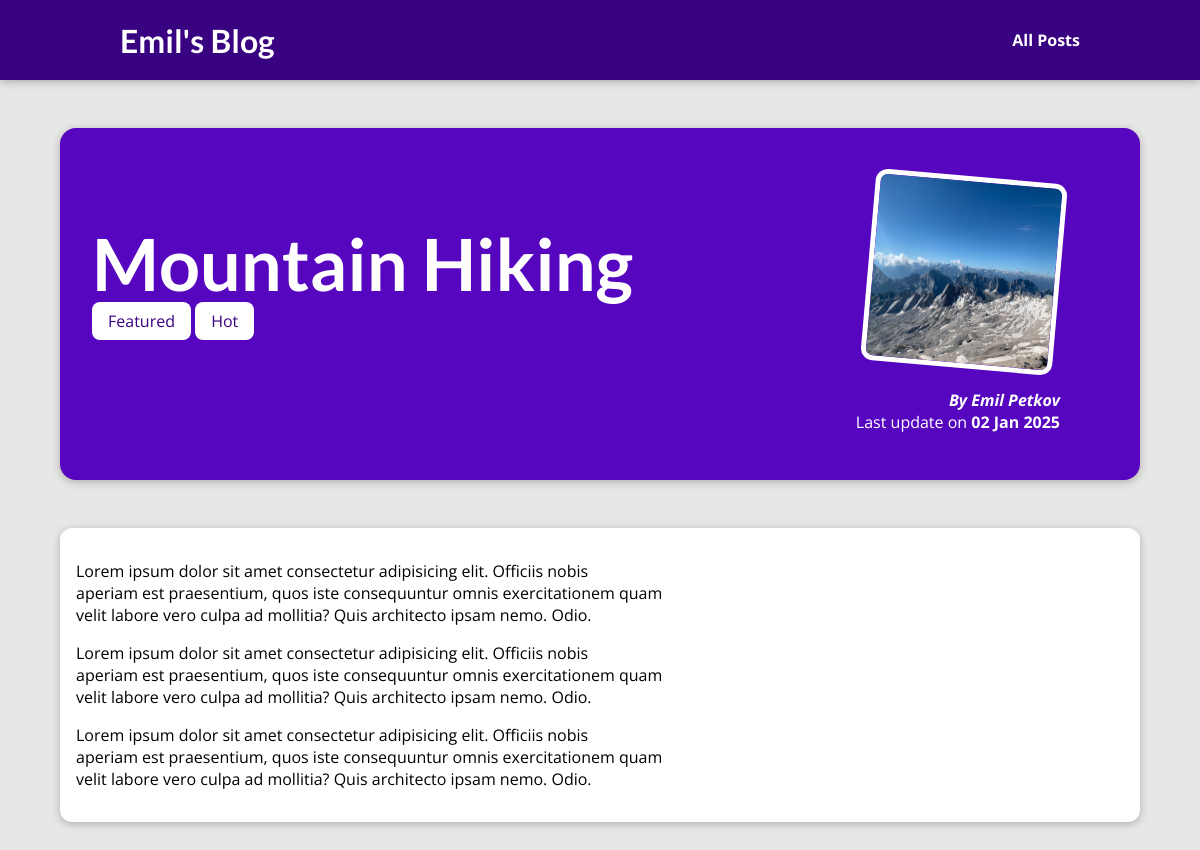
Screenshot of /post/hike-in-the-mountains with the database file from the repository.
### my_site/blog/models.py (models this page shows, shortened)
class Post(models.Model):
    title = models.CharField(max_length=100)
    excerpt = models.TextField(max_length=150)
    image_name = models.CharField(max_length=50)
    date = models.DateField(auto_now=True)
    slug = models.SlugField(unique=True)
    content = models.TextField(validators=[MinLengthValidator(10)])
    author = models.ForeignKey(
        Author, on_delete=models.SET_NULL, null=True, related_name='posts')
    tag = models.ManyToManyField(Tag)

class Tag(models.Model):
    caption = models.CharField(max_length=20)

class Author(models.Model):
    first_name = models.CharField(max_length=50)
    last_name = models.CharField(max_length=50)
    email = models.EmailField(unique=True)
    def full_name(self):
        return f'{self.first_name} {self.last_name}'
    def __str__(self):
        return self.full_name()

### my_site/blog/views.py (the view)
# urls.py: path('post/<slug:slug>', views.post_detail, name='post-detail-page'),
def post_detail(request, slug):
    identified_post = get_object_or_404(Post, slug=slug)
    return render(request, 'blog/post-detail.html', {
        'post': identified_post,
        'post_tag': identified_post.tag.all()
    })

### my_site/blog/templates/blog/post-detail.html (shortened to what this page needs)
{% extends "base.html" %}
{% load static %}
{% block css_files %}
    <link rel="stylesheet" href="{% static 'blog/post-detail.css' %}">
{% endblock  %}
{% block content %}
    <section id='summary'>
        <h2>{{ post.title }}</h2>
        <div>
            {% for tag in post_tag %}
                <span class='tag'>{{ tag.caption }}</span>
            {% endfor %}
        </div>
        <article>
            <img src="{% static 'blog/images/'|add:post.image_name %}" alt="Post Title" />
            <address>By <a href="mailto:{{ post.author.email }}">{{ post.author|title }}</a></address>
            <div>
                Last update on <time>{{ post.date|date:'d M Y' }}</time>
            </div>
        </article>
    </section>
    <main>
       {{ post.content|linebreaks }}
    </main>
{% endblock %}

### templates/base.html (shortened to what this page needs)
{% load static %}
<!DOCTYPE html>
<html lang="en">
  <head>
    <link rel="stylesheet" href="{% static 'app.css' %}" />
    {% block css_files %}{% endblock %}
  </head>
  <body>
    <header id="main-navigation">
      <h1><a href="{% url "starting-page" %}">Emil's Blog</a></h1>
      <nav>
        <a href="{% url "posts-page" %}">All Posts</a>
      </nav>
    </header>
    {% block content %} {% endblock %}
  </body>
</html>

### static/app.css (style rules this page uses)
* { box-sizing: border-box; }
html { font-family: 'Open Sans', 'Lato', sans-serif; }
body { margin: 0; }
h1, h2, h3 { font-family: 'Lato', sans-serif; font-weight: bold; }
#main-navigation { width: 100%; height: 5rem; display: flex; justify-content: space-between; align-items: center; padding: 0 10%; position: absolute; top: 0; left: 0; }
#main-navigation a { text-decoration: none; color: white; font-weight: bold; }

### my_site/blog/static/blog/post-detail.css (style rules this page uses)
body { background-color: #e7e7e7; }
#main-navigation { background-color: #390281; box-shadow: 0 2px 8px rgba(0, 0, 0, 0.25); }
#summary { margin: 8rem auto 3rem auto; padding: 2rem; width: 90%; max-width: 90rem; border-radius: 16px; background-color: #5706c0; position: relative; box-shadow: 0 2px 8px rgba(0, 0, 0, 0.25); height: 22rem; }
#summary h2 { color: white; font-size: 4.5rem; margin-bottom: 0.25rem; }
#summary article { position: absolute; top: 2rem; right: 3rem; padding: 1rem 2rem; border-radius: 12px; text-align: right; color: white; }
#summary article img { width: 12rem; height: 12rem; border-radius: 12px; transform: rotateZ(5deg); border: 5px solid white; margin-bottom: 1rem; }
#summary address { font-weight: bold; }
#summary a { color: white; text-decoration: none; }
#summary time { font-weight: bold; }
main { width: 90%; max-width: 90rem; margin: 3rem auto; background-color: white; padding: 1rem; border-radius: 12px; box-shadow: 0 2px 8px rgba(0, 0, 0, 0.25); }
.tag { background-color: white; color: #390281; padding: 0.5rem 1rem; border-radius: 8px; }

### rows the page displays
Post: title "Mountain Hiking", image_name (picture), author "Emil Petkov", date "02 Jan 2025", content "Lorem ipsum dolor sit amet consectetur adipisicing elit. Officiis nobis aperiam est praesentium, quos iste consequuntur omnis exercitationem quam velit labore vero culpa ad mollitia? Quis architecto ipsam nemo. Odio. Lorem ipsum dolor sit amet consectetur adipisicing elit. Officiis nobis aperiam est praesentium, quos iste consequuntur omnis exercitationem quam velit labore vero culpa ad mollitia? Quis architecto ipsam nemo. Odio. Lorem ipsum dolor sit amet consectetur adipisicing elit. Officiis nobis aperiam est praesentium, quos iste consequuntur omnis exercitationem quam velit labore vero culpa ad mollitia? Quis architecto ipsam nemo. Odio."
Tag: caption "Featured"
Tag: caption "Hot"
